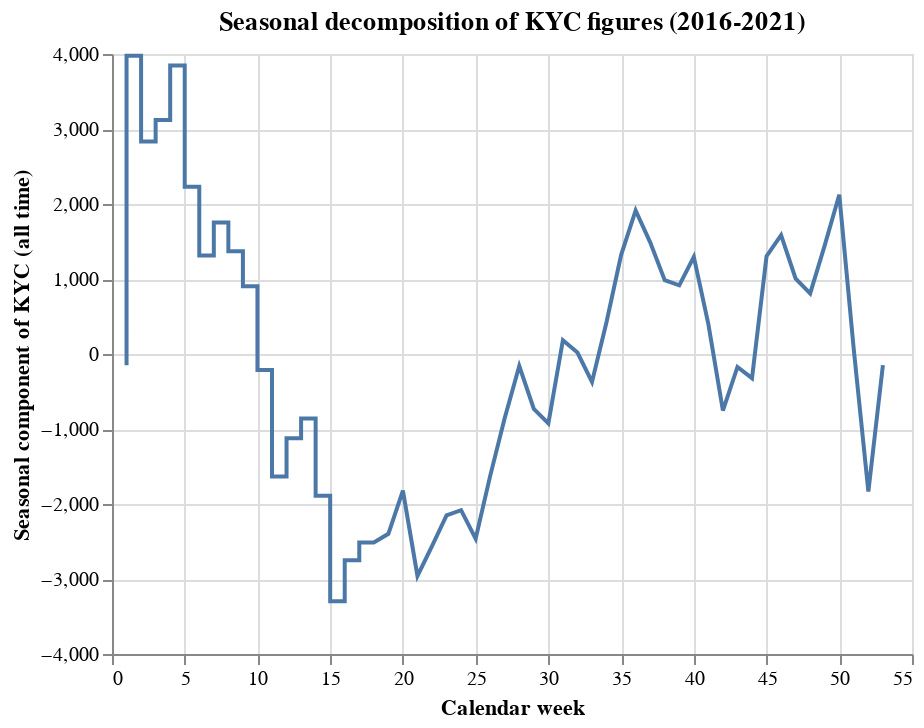

Notebook code for this chart:
### Code cell
from statsmodels.tsa.seasonal import seasonal_decompose

df = pd.read_csv("baseline_allyears.csv")

df = pd.pivot_table(
    df, values=["sum"], index=["week"], columns=["label"], aggfunc=np.sum
).reset_index()
df.columns = ["week", "KYCc", "ftMAU", "spend"]

df.index = pd.to_datetime(df["week"])
# 2016 to now.
df = df.loc[df.index >= pd.to_datetime("2016-01-01"), :]

sc = pd.DataFrame(
    seasonal_decompose(df["KYCc"], model="additive").seasonal
).reset_index()

sc["week"] = pd.to_datetime(sc["week"])
sc["year"] = sc["week"].dt.year
sc["wk"] = sc["week"].dt.week

alt.Chart(pd.DataFrame(sc)).mark_line().encode(
    x=alt.X("wk", axis=alt.Axis(title="Calendar week")),
    y=alt.Y("seasonal:Q", axis=alt.Axis(title="Seasonal component of KYC (all time)")),
).properties(title="Seasonal decomposition of KYC figures (2016-2021)")

### Figure 1 — Vega-Lite specification as saved in the notebook (floating-point values rounded to 4 significant figures; data arrays with more than 128 entries replaced by an {"elided": "..."} marker saying what was removed)
{"config": {"view": {"continuousWidth": 400, "continuousHeight": 300}}, "data": {"name": "data-0248e986ca4518ea98b7cff6d70a9684"}, "mark": "line", "encoding": {"x": {"type": "quantitative", "axis": {"title": "Calendar week"}, "field": "wk"}, "y": {"type": "quantitative", "axis": {"title": "Seasonal component of KYC (all time)"}, "field": "seasonal"}}, "title": "Seasonal decomposition of KYC figures (2016-2021)", "$schema": "https://vega.github.io/schema/vega-lite/v4.8.1.json", "datasets": {"data-0248e986ca4518ea98b7cff6d70a9684": {"elided": "278 records"}}}
